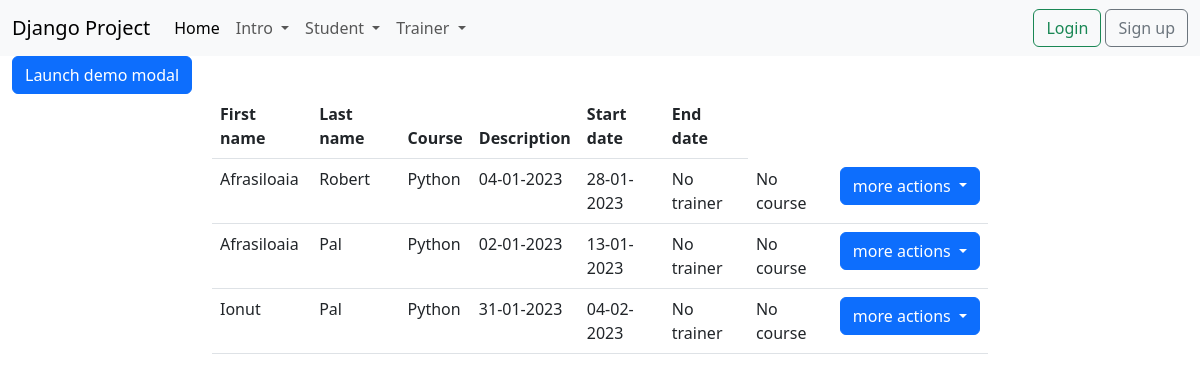
The app's page /list_of_trainers/ with its own data.
### trainer/models.py (models this page shows)
class Trainer(models.Model):
    first_name = models.CharField(max_length=20)
    last_name = models.CharField(max_length=20)
    course = models.CharField(max_length=50)
    description = models.TextField(max_length=300)
    start_date = models.DateField()
    end_date = models.DateField()
    active = models.BooleanField(default=True)
    created_at = models.DateTimeField(auto_now_add=True)
    updated_at = models.DateTimeField(auto_now=True)
    def __str__(self):
        return f'{self.first_name} {self.last_name}'

### trainer/views.py (the view)
# urls.py: path('list_of_trainers/', views.TrainerListView.as_view(), name='list-of-trainers'),
class TrainerListView(ListView):
    template_name = 'trainer/list_of_trainers.html'
    model = Trainer
    context_object_name = 'trainers'
    def get_queryset(self):
        return Trainer.objects.filter(active=True)
    def get_context_data(self, **kwargs):
        data = super(TrainerListView, self).get_context_data(**kwargs)
        all_trainers = Trainer.objects.filter(active=True)
        myFilter = TrainerFilter(self.request.GET, queryset=all_trainers)
        data['trainers'] = myFilter.qs
        data['filters'] = myFilter.form
        return data

### templates/trainer/list_of_trainers.html (shortened to what this page needs)
{% extends 'base.html' %}
{% block content %}
 <div class="container-fluid">
                    <button type="button" class="btn btn-primary" data-bs-toggle="modal" data-bs-target="#filters">
                        Launch demo modal
                    </button>
        <div class="row">
            <div class="col-md-8 offset-md-2">
                <table class="table">
                    <thead>
                    <tr>
                        <th>First name</th>
                        <th>Last name</th>
                        <th>Course</th>
                        <th>Description</th>
                        <th>Start date</th>
                        <th>End date</th>
                    </tr>
                    </thead>
                    <tbody>
                    {% for trainer in trainers %}
                        <tr>
                            <td>{{ trainer.first_name }}</td>
                            <td>{{ trainer.last_name }}</td>
                            <td>{{ trainer.course }}</td>
                            <td>{{ trainer.start_date|date:"d-m-Y" }}</td>
                            <td>{{ trainer.end_date|date:"d-m-Y" }}</td>
                            <td>
                                {% if student.trainer %}
                                    {{ student.trainer.first_name }} {{ student.trainer.last_name }}
                                {% else %}
                                    No trainer
                                {% endif %}
                            </td>
                            <td>
                                {% if student.trainer.course %}
                                    {{ student.trainer.course }}
                                {% else %}
                                    No course
                                {% endif %}
                            </td>
                            <td>
                                <div class="dropdown">
                                    <button class="btn btn-primary dropdown-toggle" type="button"
                                            data-bs-toggle="dropdown" aria-expanded="false">
                                        more actions
                                    </button>
                                </div>
                            </td>
                        </tr>
                    {% endfor %}
                    </tbody>
                </table>
            </div>
        </div>
    </div>
{% endblock %}

### records on screen
Trainer: first_name "Afrasiloaia", last_name "Robert", course "Python", start_date "04-01-2023", end_date "28-01-2023"
Trainer: first_name "Afrasiloaia", last_name "Pal", course "Python", start_date "02-01-2023", end_date "13-01-2023"
Trainer: first_name "Ionut", last_name "Pal", course "Python", start_date "31-01-2023", end_date "04-02-2023"
